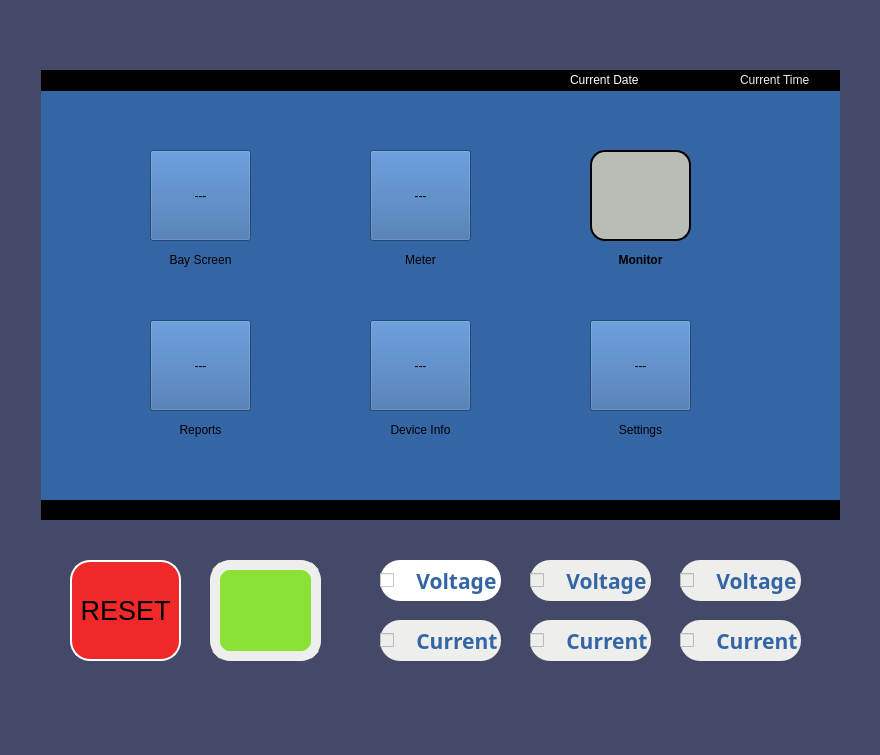
<?xml version="1.0" encoding="UTF-8"?>
<ui version="4.0">
 <class>MainWindow</class>
 <widget class="QMainWindow" name="MainWindow">
  <property name="geometry">
   <rect>
    <x>0</x>
    <y>0</y>
    <width>880</width>
    <height>755</height>
   </rect>
  </property>
  <property name="windowTitle">
   <string>MainWindow</string>
  </property>
  <property name="autoFillBackground">
   <bool>false</bool>
  </property>
  <property name="styleSheet">
   <string notr="true">background-color: rgb(68, 73, 103);
border-color: rgb(114, 159, 207);</string>
  </property>
  <property name="tabShape">
   <enum>QTabWidget::Rounded</enum>
  </property>
  <widget class="QWidget" name="centralwidget">
   <widget class="QWidget" name="widget" native="true">
    <property name="geometry">
     <rect>
      <x>40</x>
      <y>70</y>
      <width>800</width>
      <height>450</height>
     </rect>
    </property>
    <property name="palette">
     <palette>
      <active>
       <colorrole role="WindowText">
        <brush brushstyle="SolidPattern">
         <color alpha="255">
          <red>0</red>
          <green>0</green>
          <blue>0</blue>
         </color>
        </brush>
       </colorrole>
       <colorrole role="Button">
        <brush brushstyle="SolidPattern">
         <color alpha="255">
          <red>52</red>
          <green>101</green>
          <blue>164</blue>
         </color>
        </brush>
       </colorrole>
       <colorrole role="Light">
        <brush brushstyle="SolidPattern">
         <color alpha="255">
          <red>255</red>
          <green>255</green>
          <blue>255</blue>
         </color>
        </brush>
       </colorrole>
       <colorrole role="Midlight">
        <brush brushstyle="SolidPattern">
         <color alpha="255">
          <red>247</red>
          <green>247</green>
          <blue>247</blue>
         </color>
        </brush>
       </colorrole>
       <colorrole role="Dark">
        <brush brushstyle="SolidPattern">
         <color alpha="255">
          <red>119</red>
          <green>119</green>
          <blue>119</blue>
         </color>
        </brush>
       </colorrole>
       <colorrole role="Mid">
        <brush brushstyle="SolidPattern">
         <color alpha="255">
          <red>159</red>
          <green>159</green>
          <blue>159</blue>
         </color>
        </brush>
       </colorrole>
       <colorrole role="Text">
        <brush brushstyle="SolidPattern">
         <color alpha="255">
          <red>0</red>
          <green>0</green>
          <blue>0</blue>
         </color>
        </brush>
       </colorrole>
       <colorrole role="BrightText">
        <brush brushstyle="SolidPattern">
         <color alpha="255">
          <red>255</red>
          <green>255</green>
          <blue>255</blue>
         </color>
        </brush>
       </colorrole>
       <colorrole role="ButtonText">
        <brush brushstyle="SolidPattern">
         <color alpha="255">
          <red>0</red>
          <green>0</green>
          <blue>0</blue>
         </color>
        </brush>
       </colorrole>
       <colorrole role="Base">
        <brush brushstyle="SolidPattern">
         <color alpha="255">
          <red>52</red>
          <green>101</green>
          <blue>164</blue>
         </color>
        </brush>
       </colorrole>
       <colorrole role="Window">
        <brush brushstyle="SolidPattern">
         <color alpha="255">
          <red>52</red>
          <green>101</green>
          <blue>164</blue>
         </color>
        </brush>
       </colorrole>
       <colorrole role="Shadow">
        <brush brushstyle="SolidPattern">
         <color alpha="255">
          <red>0</red>
          <green>0</green>
          <blue>0</blue>
         </color>
        </brush>
       </colorrole>
       <colorrole role="AlternateBase">
        <brush brushstyle="SolidPattern">
         <color alpha="255">
          <red>247</red>
          <green>247</green>
          <blue>247</blue>
         </color>
        </brush>
       </colorrole>
       <colorrole role="ToolTipBase">
        <brush brushstyle="SolidPattern">
         <color alpha="255">
          <red>255</red>
          <green>255</green>
          <blue>220</blue>
         </color>
        </brush>
       </colorrole>
       <colorrole role="ToolTipText">
        <brush brushstyle="SolidPattern">
         <color alpha="255">
          <red>0</red>
          <green>0</green>
          <blue>0</blue>
         </color>
        </brush>
       </colorrole>
       <colorrole role="PlaceholderText">
        <brush brushstyle="SolidPattern">
         <color alpha="128">
          <red>0</red>
          <green>0</green>
          <blue>0</blue>
         </color>
        </brush>
       </colorrole>
      </active>
      <inactive>
       <colorrole role="WindowText">
        <brush brushstyle="SolidPattern">
         <color alpha="255">
          <red>0</red>
          <green>0</green>
          <blue>0</blue>
         </color>
        </brush>
       </colorrole>
       <colorrole role="Button">
        <brush brushstyle="SolidPattern">
         <color alpha="255">
          <red>52</red>
          <green>101</green>
          <blue>164</blue>
         </color>
        </brush>
       </colorrole>
       <colorrole role="Light">
        <brush brushstyle="SolidPattern">
         <color alpha="255">
          <red>255</red>
          <green>255</green>
          <blue>255</blue>
         </color>
        </brush>
       </colorrole>
       <colorrole role="Midlight">
        <brush brushstyle="SolidPattern">
         <color alpha="255">
          <red>247</red>
          <green>247</green>
          <blue>247</blue>
         </color>
        </brush>
       </colorrole>
       <colorrole role="Dark">
        <brush brushstyle="SolidPattern">
         <color alpha="255">
          <red>119</red>
          <green>119</green>
          <blue>119</blue>
         </color>
        </brush>
       </colorrole>
       <colorrole role="Mid">
        <brush brushstyle="SolidPattern">
         <color alpha="255">
          <red>159</red>
          <green>159</green>
          <blue>159</blue>
         </color>
        </brush>
       </colorrole>
       <colorrole role="Text">
        <brush brushstyle="SolidPattern">
         <color alpha="255">
          <red>0</red>
          <green>0</green>
          <blue>0</blue>
         </color>
        </brush>
       </colorrole>
       <colorrole role="BrightText">
        <brush brushstyle="SolidPattern">
         <color alpha="255">
          <red>255</red>
          <green>255</green>
          <blue>255</blue>
         </color>
        </brush>
       </colorrole>
       <colorrole role="ButtonText">
        <brush brushstyle="SolidPattern">
         <color alpha="255">
          <red>0</red>
          <green>0</green>
          <blue>0</blue>
         </color>
        </brush>
       </colorrole>
       <colorrole role="Base">
        <brush brushstyle="SolidPattern">
         <color alpha="255">
          <red>52</red>
          <green>101</green>
          <blue>164</blue>
         </color>
        </brush>
       </colorrole>
       <colorrole role="Window">
        <brush brushstyle="SolidPattern">
         <color alpha="255">
          <red>52</red>
          <green>101</green>
          <blue>164</blue>
         </color>
        </brush>
       </colorrole>
       <colorrole role="Shadow">
        <brush brushstyle="SolidPattern">
         <color alpha="255">
          <red>0</red>
          <green>0</green>
          <blue>0</blue>
         </color>
        </brush>
       </colorrole>
       <colorrole role="AlternateBase">
        <brush brushstyle="SolidPattern">
         <color alpha="255">
          <red>247</red>
          <green>247</green>
          <blue>247</blue>
         </color>
        </brush>
       </colorrole>
       <colorrole role="ToolTipBase">
        <brush brushstyle="SolidPattern">
         <color alpha="255">
          <red>255</red>
          <green>255</green>
          <blue>220</blue>
         </color>
        </brush>
       </colorrole>
       <colorrole role="ToolTipText">
        <brush brushstyle="SolidPattern">
         <color alpha="255">
          <red>0</red>
          <green>0</green>
          <blue>0</blue>
         </color>
        </brush>
       </colorrole>
       <colorrole role="PlaceholderText">
        <brush brushstyle="SolidPattern">
         <color alpha="128">
          <red>0</red>
          <green>0</green>
          <blue>0</blue>
         </color>
        </brush>
       </colorrole>
      </inactive>
      <disabled>
       <colorrole role="WindowText">
        <brush brushstyle="SolidPattern">
         <color alpha="255">
          <red>119</red>
          <green>119</green>
          <blue>119</blue>
         </color>
        </brush>
       </colorrole>
       <colorrole role="Button">
        <brush brushstyle="SolidPattern">
         <color alpha="255">
          <red>52</red>
          <green>101</green>
          <blue>164</blue>
         </color>
        </brush>
       </colorrole>
       <colorrole role="Light">
        <brush brushstyle="SolidPattern">
         <color alpha="255">
          <red>255</red>
          <green>255</green>
          <blue>255</blue>
         </color>
        </brush>
       </colorrole>
       <colorrole role="Midlight">
        <brush brushstyle="SolidPattern">
         <color alpha="255">
          <red>247</red>
          <green>247</green>
          <blue>247</blue>
         </color>
        </brush>
       </colorrole>
       <colorrole role="Dark">
        <brush brushstyle="SolidPattern">
         <color alpha="255">
          <red>119</red>
          <green>119</green>
          <blue>119</blue>
         </color>
        </brush>
       </colorrole>
       <colorrole role="Mid">
        <brush brushstyle="SolidPattern">
         <color alpha="255">
          <red>159</red>
          <green>159</green>
          <blue>159</blue>
         </color>
        </brush>
       </colorrole>
       <colorrole role="Text">
        <brush brushstyle="SolidPattern">
         <color alpha="255">
          <red>119</red>
          <green>119</green>
          <blue>119</blue>
         </color>
        </brush>
       </colorrole>
       <colorrole role="BrightText">
        <brush brushstyle="SolidPattern">
         <color alpha="255">
          <red>255</red>
          <green>255</green>
          <blue>255</blue>
         </color>
        </brush>
       </colorrole>
       <colorrole role="ButtonText">
        <brush brushstyle="SolidPattern">
         <color alpha="255">
          <red>119</red>
          <green>119</green>
          <blue>119</blue>
         </color>
        </brush>
       </colorrole>
       <colorrole role="Base">
        <brush brushstyle="SolidPattern">
         <color alpha="255">
          <red>52</red>
          <green>101</green>
          <blue>164</blue>
         </color>
        </brush>
       </colorrole>
       <colorrole role="Window">
        <brush brushstyle="SolidPattern">
         <color alpha="255">
          <red>52</red>
          <green>101</green>
          <blue>164</blue>
         </color>
        </brush>
       </colorrole>
       <colorrole role="Shadow">
        <brush brushstyle="SolidPattern">
         <color alpha="255">
          <red>0</red>
          <green>0</green>
          <blue>0</blue>
         </color>
        </brush>
       </colorrole>
       <colorrole role="AlternateBase">
        <brush brushstyle="SolidPattern">
         <color alpha="255">
          <red>239</red>
          <green>239</green>
          <blue>239</blue>
         </color>
        </brush>
       </colorrole>
       <colorrole role="ToolTipBase">
        <brush brushstyle="SolidPattern">
         <color alpha="255">
          <red>255</red>
          <green>255</green>
          <blue>220</blue>
         </color>
        </brush>
       </colorrole>
       <colorrole role="ToolTipText">
        <brush brushstyle="SolidPattern">
         <color alpha="255">
          <red>0</red>
          <green>0</green>
          <blue>0</blue>
         </color>
        </brush>
       </colorrole>
       <colorrole role="PlaceholderText">
        <brush brushstyle="SolidPattern">
         <color alpha="128">
          <red>0</red>
          <green>0</green>
          <blue>0</blue>
         </color>
        </brush>
       </colorrole>
      </disabled>
     </palette>
    </property>
    <property name="acceptDrops">
     <bool>true</bool>
    </property>
    <property name="autoFillBackground">
     <bool>false</bool>
    </property>
    <property name="styleSheet">
     <string notr="true">background-color: rgb(52, 101, 164);</string>
    </property>
    <widget class="QWidget" name="widget_2" native="true">
     <property name="geometry">
      <rect>
       <x>110</x>
       <y>80</y>
       <width>101</width>
       <height>91</height>
      </rect>
     </property>
     <property name="autoFillBackground">
      <bool>false</bool>
     </property>
     <widget class="QPushButton" name="pushButton">
      <property name="geometry">
       <rect>
        <x>0</x>
        <y>0</y>
        <width>101</width>
        <height>91</height>
       </rect>
      </property>
      <property name="text">
       <string>---</string>
      </property>
     </widget>
    </widget>
    <widget class="QWidget" name="widget_3" native="true">
     <property name="geometry">
      <rect>
       <x>330</x>
       <y>80</y>
       <width>101</width>
       <height>91</height>
      </rect>
     </property>
     <property name="autoFillBackground">
      <bool>false</bool>
     </property>
     <widget class="QPushButton" name="pushButton_2">
      <property name="geometry">
       <rect>
        <x>0</x>
        <y>0</y>
        <width>101</width>
        <height>91</height>
       </rect>
      </property>
      <property name="styleSheet">
       <string notr="true"/>
      </property>
      <property name="text">
       <string>---</string>
      </property>
     </widget>
    </widget>
    <widget class="QWidget" name="widget_4" native="true">
     <property name="geometry">
      <rect>
       <x>550</x>
       <y>80</y>
       <width>101</width>
       <height>91</height>
      </rect>
     </property>
     <property name="autoFillBackground">
      <bool>false</bool>
     </property>
     <widget class="QPushButton" name="monitor_btn">
      <property name="geometry">
       <rect>
        <x>0</x>
        <y>0</y>
        <width>101</width>
        <height>91</height>
       </rect>
      </property>
      <property name="styleSheet">
       <string notr="true">border-radius: 15px;
background-color: rgb(186, 189, 182);
border: 2px solid;

color: white;
image: url(:/icons/res/wave-graph.png);</string>
      </property>
      <property name="text">
       <string/>
      </property>
      <property name="flat">
       <bool>false</bool>
      </property>
     </widget>
    </widget>
    <widget class="QWidget" name="widget_5" native="true">
     <property name="geometry">
      <rect>
       <x>550</x>
       <y>250</y>
       <width>101</width>
       <height>91</height>
      </rect>
     </property>
     <property name="acceptDrops">
      <bool>true</bool>
     </property>
     <property name="autoFillBackground">
      <bool>false</bool>
     </property>
     <widget class="QPushButton" name="pushButton_6">
      <property name="geometry">
       <rect>
        <x>0</x>
        <y>0</y>
        <width>101</width>
        <height>91</height>
       </rect>
      </property>
      <property name="text">
       <string>---</string>
      </property>
     </widget>
    </widget>
    <widget class="QWidget" name="widget_6" native="true">
     <property name="geometry">
      <rect>
       <x>110</x>
       <y>250</y>
       <width>101</width>
       <height>91</height>
      </rect>
     </property>
     <property name="autoFillBackground">
      <bool>false</bool>
     </property>
     <widget class="QPushButton" name="pushButton_4">
      <property name="geometry">
       <rect>
        <x>0</x>
        <y>0</y>
        <width>101</width>
        <height>91</height>
       </rect>
      </property>
      <property name="text">
       <string>---</string>
      </property>
     </widget>
    </widget>
    <widget class="QWidget" name="widget_7" native="true">
     <property name="geometry">
      <rect>
       <x>330</x>
       <y>250</y>
       <width>101</width>
       <height>91</height>
      </rect>
     </property>
     <property name="autoFillBackground">
      <bool>false</bool>
     </property>
     <widget class="QPushButton" name="pushButton_5">
      <property name="geometry">
       <rect>
        <x>0</x>
        <y>0</y>
        <width>101</width>
        <height>91</height>
       </rect>
      </property>
      <property name="text">
       <string>---</string>
      </property>
     </widget>
    </widget>
    <widget class="QLabel" name="label_3">
     <property name="geometry">
      <rect>
       <x>110</x>
       <y>180</y>
       <width>101</width>
       <height>20</height>
      </rect>
     </property>
     <property name="layoutDirection">
      <enum>Qt::LeftToRight</enum>
     </property>
     <property name="text">
      <string>Bay Screen</string>
     </property>
     <property name="alignment">
      <set>Qt::AlignCenter</set>
     </property>
    </widget>
    <widget class="QLabel" name="label_4">
     <property name="geometry">
      <rect>
       <x>330</x>
       <y>180</y>
       <width>101</width>
       <height>20</height>
      </rect>
     </property>
     <property name="text">
      <string>Meter</string>
     </property>
     <property name="alignment">
      <set>Qt::AlignCenter</set>
     </property>
    </widget>
    <widget class="QLabel" name="label_5">
     <property name="geometry">
      <rect>
       <x>550</x>
       <y>180</y>
       <width>101</width>
       <height>20</height>
      </rect>
     </property>
     <property name="font">
      <font>
       <italic>false</italic>
       <bold>true</bold>
       <underline>false</underline>
      </font>
     </property>
     <property name="mouseTracking">
      <bool>false</bool>
     </property>
     <property name="text">
      <string>Monitor</string>
     </property>
     <property name="alignment">
      <set>Qt::AlignCenter</set>
     </property>
    </widget>
    <widget class="QLabel" name="label_6">
     <property name="geometry">
      <rect>
       <x>110</x>
       <y>350</y>
       <width>101</width>
       <height>20</height>
      </rect>
     </property>
     <property name="text">
      <string>Reports</string>
     </property>
     <property name="alignment">
      <set>Qt::AlignCenter</set>
     </property>
    </widget>
    <widget class="QLabel" name="label_7">
     <property name="geometry">
      <rect>
       <x>330</x>
       <y>350</y>
       <width>101</width>
       <height>20</height>
      </rect>
     </property>
     <property name="text">
      <string>Device Info</string>
     </property>
     <property name="alignment">
      <set>Qt::AlignCenter</set>
     </property>
    </widget>
    <widget class="QLabel" name="label_8">
     <property name="geometry">
      <rect>
       <x>550</x>
       <y>350</y>
       <width>101</width>
       <height>20</height>
      </rect>
     </property>
     <property name="text">
      <string>Settings</string>
     </property>
     <property name="alignment">
      <set>Qt::AlignCenter</set>
     </property>
    </widget>
    <widget class="QFrame" name="frame">
     <property name="geometry">
      <rect>
       <x>0</x>
       <y>0</y>
       <width>801</width>
       <height>21</height>
      </rect>
     </property>
     <property name="styleSheet">
      <string notr="true">background: black</string>
     </property>
     <property name="frameShape">
      <enum>QFrame::StyledPanel</enum>
     </property>
     <property name="frameShadow">
      <enum>QFrame::Raised</enum>
     </property>
     <widget class="QLabel" name="label_time">
      <property name="geometry">
       <rect>
        <x>700</x>
        <y>0</y>
        <width>91</width>
        <height>20</height>
       </rect>
      </property>
      <property name="styleSheet">
       <string notr="true">color: rgb(238, 238, 236);</string>
      </property>
      <property name="text">
       <string>Current Time</string>
      </property>
     </widget>
     <widget class="QLabel" name="label_date">
      <property name="geometry">
       <rect>
        <x>530</x>
        <y>0</y>
        <width>151</width>
        <height>20</height>
       </rect>
      </property>
      <property name="styleSheet">
       <string notr="true">color: white</string>
      </property>
      <property name="text">
       <string>Current Date</string>
      </property>
     </widget>
    </widget>
    <widget class="QFrame" name="frame_2">
     <property name="geometry">
      <rect>
       <x>0</x>
       <y>430</y>
       <width>801</width>
       <height>21</height>
      </rect>
     </property>
     <property name="styleSheet">
      <string notr="true">background: black</string>
     </property>
     <property name="frameShape">
      <enum>QFrame::StyledPanel</enum>
     </property>
     <property name="frameShadow">
      <enum>QFrame::Raised</enum>
     </property>
    </widget>
   </widget>
   <widget class="QFrame" name="frame_3">
    <property name="geometry">
     <rect>
      <x>0</x>
      <y>0</y>
      <width>880</width>
      <height>70</height>
     </rect>
    </property>
    <property name="frameShape">
     <enum>QFrame::NoFrame</enum>
    </property>
    <property name="frameShadow">
     <enum>QFrame::Sunken</enum>
    </property>
   </widget>
   <widget class="QFrame" name="frame_4">
    <property name="geometry">
     <rect>
      <x>0</x>
      <y>70</y>
      <width>41</width>
      <height>451</height>
     </rect>
    </property>
    <property name="frameShape">
     <enum>QFrame::NoFrame</enum>
    </property>
    <property name="frameShadow">
     <enum>QFrame::Raised</enum>
    </property>
   </widget>
   <widget class="QFrame" name="frame_5">
    <property name="geometry">
     <rect>
      <x>840</x>
      <y>70</y>
      <width>41</width>
      <height>451</height>
     </rect>
    </property>
    <property name="frameShape">
     <enum>QFrame::NoFrame</enum>
    </property>
    <property name="frameShadow">
     <enum>QFrame::Sunken</enum>
    </property>
   </widget>
   <widget class="QFrame" name="frame_6">
    <property name="geometry">
     <rect>
      <x>0</x>
      <y>520</y>
      <width>880</width>
      <height>40</height>
     </rect>
    </property>
    <property name="frameShape">
     <enum>QFrame::NoFrame</enum>
    </property>
    <property name="frameShadow">
     <enum>QFrame::Sunken</enum>
    </property>
   </widget>
   <widget class="QFrame" name="frame_7">
    <property name="geometry">
     <rect>
      <x>0</x>
      <y>560</y>
      <width>881</width>
      <height>101</height>
     </rect>
    </property>
    <property name="frameShape">
     <enum>QFrame::NoFrame</enum>
    </property>
    <property name="frameShadow">
     <enum>QFrame::Raised</enum>
    </property>
    <widget class="QCheckBox" name="current_2">
     <property name="geometry">
      <rect>
       <x>680</x>
       <y>60</y>
       <width>121</width>
       <height>41</height>
      </rect>
     </property>
     <property name="font">
      <font>
       <family>Ubuntu Condensed</family>
       <pointsize>16</pointsize>
       <bold>true</bold>
      </font>
     </property>
     <property name="styleSheet">
      <string notr="true">background-color: rgb(238, 238, 236);
border-radius: 20px;
color: rgb(52, 101, 164);</string>
     </property>
     <property name="text">
      <string>   Current 3</string>
     </property>
    </widget>
    <widget class="QCheckBox" name="current_1">
     <property name="geometry">
      <rect>
       <x>530</x>
       <y>60</y>
       <width>121</width>
       <height>41</height>
      </rect>
     </property>
     <property name="font">
      <font>
       <family>Ubuntu Condensed</family>
       <pointsize>16</pointsize>
       <bold>true</bold>
      </font>
     </property>
     <property name="styleSheet">
      <string notr="true">background-color: rgb(238, 238, 236);
border-radius: 20px;
color: rgb(52, 101, 164);</string>
     </property>
     <property name="text">
      <string>   Current 2</string>
     </property>
    </widget>
    <widget class="QCheckBox" name="current_0">
     <property name="geometry">
      <rect>
       <x>380</x>
       <y>60</y>
       <width>121</width>
       <height>41</height>
      </rect>
     </property>
     <property name="font">
      <font>
       <family>Ubuntu Condensed</family>
       <pointsize>16</pointsize>
       <bold>true</bold>
      </font>
     </property>
     <property name="styleSheet">
      <string notr="true">background-color: rgb(238, 238, 236);
border-radius: 20px;
color: rgb(52, 101, 164);</string>
     </property>
     <property name="text">
      <string>   Current 1</string>
     </property>
    </widget>
    <widget class="QPushButton" name="clearButton">
     <property name="geometry">
      <rect>
       <x>70</x>
       <y>0</y>
       <width>111</width>
       <height>101</height>
      </rect>
     </property>
     <property name="font">
      <font>
       <pointsize>20</pointsize>
      </font>
     </property>
     <property name="styleSheet">
      <string notr="true">background-color: rgb(239, 41, 41);
border-radius:20px;

border: 2px solid white;</string>
     </property>
     <property name="text">
      <string>RESET</string>
     </property>
     <property name="flat">
      <bool>true</bool>
     </property>
    </widget>
    <widget class="QCheckBox" name="voltage_0">
     <property name="geometry">
      <rect>
       <x>380</x>
       <y>0</y>
       <width>121</width>
       <height>41</height>
      </rect>
     </property>
     <property name="font">
      <font>
       <family>Ubuntu Condensed</family>
       <pointsize>16</pointsize>
       <bold>true</bold>
      </font>
     </property>
     <property name="styleSheet">
      <string notr="true">background-color: rgb(255, 255, 255);
border-radius: 20px;
color: rgb(52, 101, 164);</string>
     </property>
     <property name="text">
      <string>   Voltage 1</string>
     </property>
     <property name="tristate">
      <bool>false</bool>
     </property>
    </widget>
    <widget class="QPushButton" name="home">
     <property name="geometry">
      <rect>
       <x>210</x>
       <y>0</y>
       <width>111</width>
       <height>101</height>
      </rect>
     </property>
     <property name="minimumSize">
      <size>
       <width>111</width>
       <height>0</height>
      </size>
     </property>
     <property name="maximumSize">
      <size>
       <width>111</width>
       <height>16777215</height>
      </size>
     </property>
     <property name="font">
      <font>
       <pointsize>8</pointsize>
      </font>
     </property>
     <property name="acceptDrops">
      <bool>false</bool>
     </property>
     <property name="autoFillBackground">
      <bool>false</bool>
     </property>
     <property name="styleSheet">
      <string notr="true">image: url(:/icons/res/home_256.png);
border-radius: 20px;

border: 10px solid white;
border-color: rgb(238, 238, 236);
background-color: rgb(138, 226, 52);</string>
     </property>
     <property name="text">
      <string/>
     </property>
     <property name="iconSize">
      <size>
       <width>1</width>
       <height>1</height>
      </size>
     </property>
     <property name="checkable">
      <bool>false</bool>
     </property>
     <property name="flat">
      <bool>true</bool>
     </property>
    </widget>
    <widget class="QCheckBox" name="voltage_1">
     <property name="geometry">
      <rect>
       <x>530</x>
       <y>0</y>
       <width>121</width>
       <height>41</height>
      </rect>
     </property>
     <property name="font">
      <font>
       <family>Ubuntu Condensed</family>
       <pointsize>16</pointsize>
       <bold>true</bold>
      </font>
     </property>
     <property name="styleSheet">
      <string notr="true">background-color: rgb(238, 238, 236);
border-radius: 20px;
color: rgb(52, 101, 164);</string>
     </property>
     <property name="text">
      <string>   Voltage 2</string>
     </property>
    </widget>
    <widget class="QCheckBox" name="voltage_2">
     <property name="geometry">
      <rect>
       <x>680</x>
       <y>0</y>
       <width>121</width>
       <height>41</height>
      </rect>
     </property>
     <property name="font">
      <font>
       <family>Ubuntu Condensed</family>
       <pointsize>16</pointsize>
       <bold>true</bold>
      </font>
     </property>
     <property name="styleSheet">
      <string notr="true">background-color: rgb(238, 238, 236);
border-radius: 20px;
color: rgb(52, 101, 164);</string>
     </property>
     <property name="text">
      <string>   Voltage 3</string>
     </property>
    </widget>
   </widget>
   <widget class="QFrame" name="frame_8">
    <property name="geometry">
     <rect>
      <x>0</x>
      <y>670</y>
      <width>880</width>
      <height>40</height>
     </rect>
    </property>
    <property name="frameShape">
     <enum>QFrame::NoFrame</enum>
    </property>
    <property name="frameShadow">
     <enum>QFrame::Sunken</enum>
    </property>
   </widget>
  </widget>
  <widget class="QMenuBar" name="menubar">
   <property name="geometry">
    <rect>
     <x>0</x>
     <y>0</y>
     <width>880</width>
     <height>23</height>
    </rect>
   </property>
  </widget>
  <widget class="QStatusBar" name="statusbar"/>
 </widget>
 <resources/>
 <connections/>
</ui>
